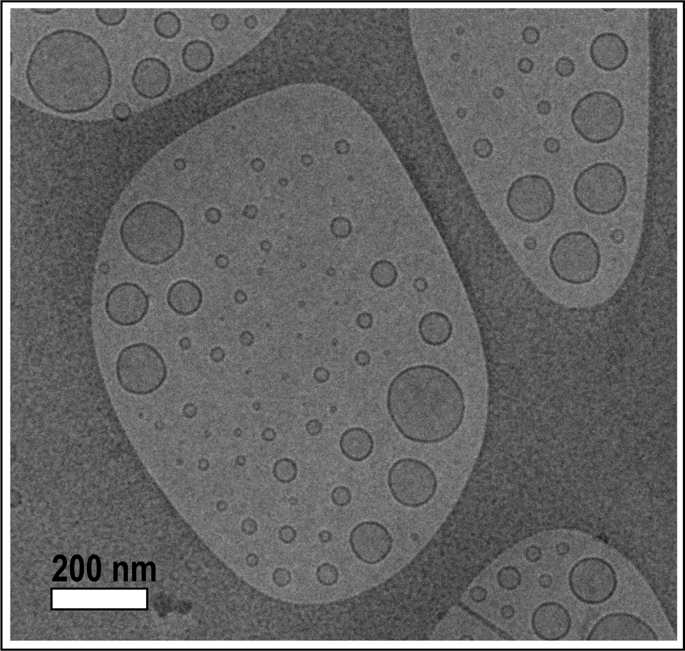
#> input picture notebooks/05/image_data/Jiang Photos/Picture2.tif, 685 x 651 px; its folder holds only this picture in this run
$ python 02-getting-image-data.py   (older library calls are emulated)
#> lines starting #> are read from the running program, lines starting #| are printed output that depends on the picture
#!/usr/bin/env python
# coding: utf-8

# # Getting Image Data
#
# The goal of this notebook is to develop a python class for the purpose of counting and labeling flourescent particles captured in images from a prototype for a low-cost medical diagnostic device.
#
# In this notebook we'll consider traditional image processing techniques .. i.e., those that directly operate on an image to extract scientific information without resort to machine learning techniques. We'll save that imoportant discussion for another time.

# ##  Books and References
#
# **Computer Vision Textbooks**
#
# Nixon, Mark, and Alberto Aguado. Feature extraction and image processing for computer vision. Academic press, 2019. [link](https://www.elsevier.com/books/feature-extraction-and-image-processing-for-computer-vision/nixon/978-0-12-814976-8?countrycode=US&format=print&utm_source=google_ads&utm_medium=paid_search&utm_campaign=usashoppinglr&gclid=Cj0KCQiA7oyNBhDiARIsADtGRZYaMYLGnWyLuobOVDBjKabaFfe8nSTA5m2zmH0BYBN_AFdnKwpU_jkaArGkEALw_wcB&gclsrc=aw.ds)
#
# Szeliski, Richard. Computer vision: algorithms and applications. Springer Science & Business Media, 2010. [[Hesburgh Library](https://link-springer-com.proxy.library.nd.edu/book/10.1007%2F978-1-84882-935-0)][[Szeliski Web Page and Materials](https://szeliski.org/Book/)][[Preprint of 2nd Edition](https://www.dropbox.com/s/8bf4feleifhrvl6/SzeliskiBookDraft_20210930.pdf?dl=0)]
#
# **Programming Books**
#
# Howse, Joseph, and Joe Minichino. Learning OpenCV 4 Computer Vision with Python 3: Get to grips with tools, techniques, and algorithms for computer vision and machine learning. Packt Publishing Ltd, 2020.
#
# Villán, Alberto Fernández. Mastering OpenCV 4 with Python: A practical guide covering topics from image processing, augmented reality to deep learning with OpenCV 4 and Python 3.7. Packt Publishing Ltd, 2019.
#
# Pajankar, Ashwin. Raspberry Pi Computer Vision Programming: Design and implement computer vision applications with Raspberry Pi, OpenCV, and Python 3. Packt Publishing Ltd, 2020. [Amazon](https://www.amazon.com/Raspberry-Computer-Vision-Programming-applications/dp/1800207212)
#
# **Papers**
#
# Coelho, L.P. 2013. Mahotas: Open source software for scriptable computer vision. Journal of Open Research Software 1(1):e3, DOI: http://dx.doi.org/10.5334/jors.ac
#
# Van Noorden, Richard. "Publishers launch joint effort to tackle altered images in research papers." Nature (2020). https://doi.org/10.1038/d41586-020-01410-9
#
# **Blogs and Postings**
#
# * [Introduction to Computer Vision Using OpenCV and the Raspberry Pi](https://www.circuitbasics.com/introduction-to-computer-vision-using-opencv-and-raspberry-pi/)
#
# **Digital Camera Sensors for Spectrophotometry**
#
# Digital camera sensors commonly employ a color filter array to replicate the
#
# * Solli, Martin, et al. "Digital camera characterization for color measurements." Proceedings of 2005 Beijing International Conference on Imaging: Technology and Applications for the 21st Century. Beijing (China). 2005.
#
# * Solli, Martin. Filter characterization in digital cameras. Institutionen för teknik och naturvetenskap, 2004. [pdf](https://www.diva-portal.org/smash/get/diva2:20007/fulltext01.pdf)
#
# * Imai, Francisco H., and Roy S. Berns. "Spectral estimation using trichromatic digital cameras." Proceedings of the International Symposium on Multispectral Imaging and Color Reproduction for Digital Archives. Vol. 42. Chiba University Chiba, Japan, 1999. [pdf](http://www.rit-mcsl.org/Lippman2000/Spectral/TechnicalPapers/SpecEstimRGBCamera_Chiba99.pdf)
#
# * Westland, Stephen, Caterina Ripamonti, and Vien Cheung. Computational colour science using MATLAB. John Wiley & Sons, 2012.
#
#

# ## Python Packages for Computer Vision
#
# See https://www.analyticsvidhya.com/blog/2021/04/top-python-libraries-for-image-processing-in-2021/ for a survey of Python libraries for image processing.
#
# **Standard Python Libaries**
#
# One of the very nice aspects of image processing with Python is the wide adoption of basic NumPy arrays to represent image data. This facilitates the use of methods from multiple packages for a particular project.
#
# * [NumPy]() NumPy provides the basic multi-dimensional array data structure used by other image processing libraries.
#
# * [Matplotlib]() Matplotlib incudes functions to read image files in several common formats, and display images.
#
# * [scipy.ndimage](https://docs.scipy.org/doc/scipy/tutorial/ndimage.html) SciPy provides a useful collection of image processing algorithms.
#
# * [scikit-image](https://scikit-image.org/) A library designed to interoperate with NumPy and SciPy.ndimage libraries.
#
# **Pure Python Libraries**
#
# * [Pillow](https://pillow.readthedocs.io/en/stable/) A fork of the original Python image library (PIL), Pillow is one of the most important Python libraries for image processing, and the foundation for many other packages. For x86 architectures, [Pillow-SIMD](https://github.com/uploadcare/pillow-simd) is a fork that "follows" Pillow to provide algorithms tuned to the x86 SIMD hardware.
#
# * [Imageio](https://github.com/imageio/imageio) Imageio is a cross-platform, pure Python library to read and write images, video, volumetric data, and scientific formats. This is a good, lightweight choice if the reading and writing files in multiple formats is the primary purpose.
#
# **Full Featured Computer Vision Packages**
#
# * [OpenCV/cv2](https://opencv.org/) OpenCV is a C++ library  launched in 1999 at Intel Research to advance real-time computer vision. In 2011 is was taken over by the non-profit foundation OpenCV.org. OpenCV is widely used with mulitple language bindings, full ecosystem of third party documentation, training courses, and [books](https://opencv.org/books/). The Python bindings are accessed by importing the cv2 Python module.
#
# * [Mahotas](https://mahotas.readthedocs.io/en/latest/) A computer vision library written in Python and CPython. While OpenCV is the fastest package, the lack of type checking can result in hard crashes. Mahotas includes type checking with some loss of speed. A paper describing the package is available http://doi.org/10.5334/jors.ac.
#
# * [SimpleITK]() The Natonal Library of Medicine Insight Segmentation and Registration Toolkit (ITK). [book](https://itk.org/ItkSoftwareGuide.pdf)
#
# **Photo Conversion and Management Tools**
#
# * [ImageMagick](https://imagemagick.org) ImageMagick is a widely-used, full-featured package  to create, edit, compose, and convert images. It is available on all major platforms including the Raspberry Pi OS. [Wand](https://pypi.org/project/Wand/) is a Python binding to the ImageMagick API. See https://www.pythonpool.com/imagemagick-python/ for information using Wand and ImageMagick.
#
# * [XnView MP](https://www.xnview.com/en/xnviewmp/) A commercial digital asset management tool available on Windows, Mac OS, and Linux. There are many alternatives on the market.
#
# **Outdated or deprecated libraries**
#
# These are included here so you know what not to use for your projects.
#
# * [cImage](https://github.com/bnmnetp/cImage) A simple image processing library for Python. Intended for use in introductory computer science courses. Uses PIL.
#
# * [PIL]() Python image library. Hasn't been updated since 2009, now outdated and insecure. Largely been replaced by Pillow, a friendly fork of PIL.
#
# * [SimpleCV](http://simplecv.org/) An open source Python library based on OpenCV designed for rapid development of cmputer vision applications, with accompanying book from Reilly Media. There's no evidence of continued development, and not compatible with recent versions of Python 3.

# ### File Formats
#
# For this case study we will be developing techniques to analyze images stored as computer files. Later we may consider applying these techniques to a live video stream, but for now we'll use stored images.
#
# Things to know about image files.
#
# * *Raster* versus *vector* images. Image sensors produce raster images.
#
#
# * Image files can get large, and are often stored in some sort of compressed form.
#     * No compression -- not commonly encountered since lossless compression is so straightfforward.
#     * Lossless compression -- techniques to encode the data using fewer characters. The most common method of storing raw image data.
#     * Lossy compression -- willing to sacrifice some image detail for significantly reduced storage requirements. This technology enables jpeg, mpeg, and video streaming protcols.
#
#
# * The suffix of an image file usually (i.e., no guarantee) indicates the image file format.
#     * .svg, .dxf, .eps, .pdf -- Vector "document" files which can contain multiple elements in addition to the vector graphics. SVG (scalable vector graphics) is supported by most browsers
#     * .png -- The most frequently used losslessly compressed raster image file format widely supported by web browsers. Unlike .jpg, .png allows a transparency channel.  It has largely replaces GIF (Graphics Interchange Format) which is now used primarily for simple animations.
#     * .tiff/.tif -- Tagged Image File Format was introduced to support cross-platform photo editing. Note that .tif files may encode lossy image formats.
#     * .dng, .raw, and other raw formats -- Formats that encode the data directly sampled from the image sensor. Useful for post-processing images, and re-processing images.
#     * .jpeg/.jpg -- perhaps the most common standard for image files. This is a lossy format, and can be very lossy in extreme cases.
#
# General recommendations for scientific use.
#
# * Use lossless image formats when possible. Store the original as a master file. Use a file naming convention to track derivatives of the original image.
# * Use .png for line art, graphics, especially for web use.
# * Use high quality .jpg for photographs and realistic images. Be careful with "generational loss". Always use sRGB color space which is, by far, the most common color space used for .jpg files.
# * When possible lossless .tif, .dng, and raw formats to capture and archive original image data.

# ## Image Metadata
#
# Image files also carry *meta-data* providing additional information about the image. There several different standards for meta data, the most common being *exif* data embedded in the image file, or a companion *.xmp* file hold data in the [Extensible Image File Format](https://en.wikipedia.org/wiki/Exif)  Metadata Platform format. **exiftool** is a command line tool included with many operating systems.
#
# [Description of Exif file format](https://www.media.mit.edu/pia/Research/deepview/exif.html)

# In[1]:


import glob
from PIL import Image
from PIL.ExifTags import TAGS

# print list of all files in a directory
path = "./image_data/Jiang Photos/"
files = glob.glob(path + '*')
for file in files:
    print(file)


# In[2]:


# get all files in directory
for file in glob.glob(path + '*'):

    # display thumbnail
    im_thumb = Image.open(file)
#> im_thumb is the input picture: PIL image 685x651 RGBA; mean R, G, B, A 103.9, 103.9, 103.9, 255
    im_thumb.thumbnail((100, 100))
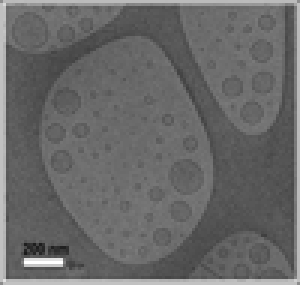
#> im_thumb: PIL image 100x95 RGBA (shown 3 times larger); mean R, G, B, A 104.6, 104.6, 104.6, 255
    print(f"\n{file}")
    display(im_thumb)

    im = Image.open(file)
    exifdata = im.getexif()
    for tag in exifdata.keys():
        print(TAGS.get(tag), end=": ")
        print(exifdata[tag])
#> this loop made 16 passes
#> tag on passes 1 to 12: 256, 257, 258, 259, 262, 296, 273, 338, 277, 278, 279, 282
#> (printed output is left out)


# ## More Examples of Image Metadata

# In[42]:


im = Image.open("image_data/25-miniM.tif")
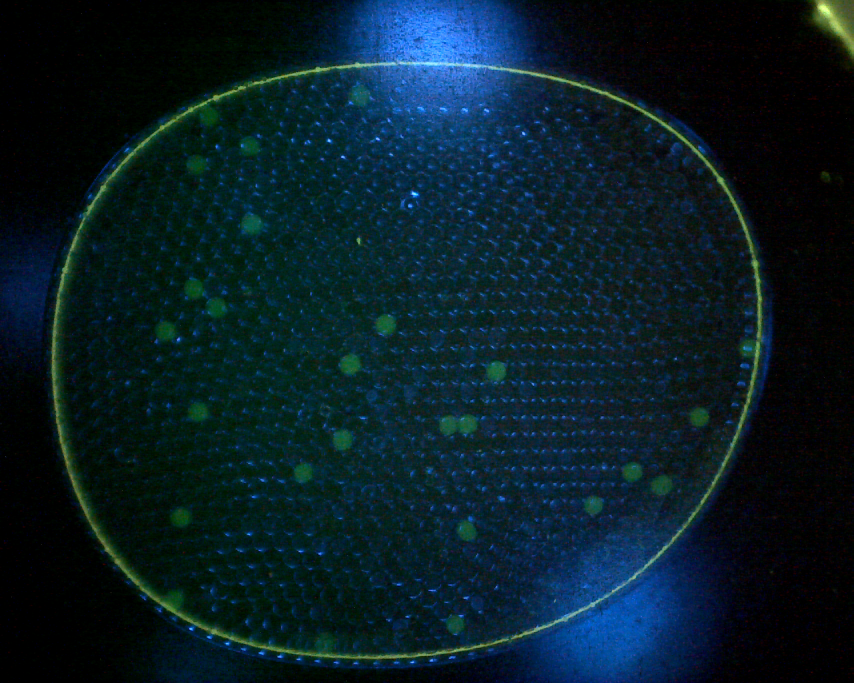
#> input picture notebooks/05/image_data/25-miniM.tif, 2560 x 2048 px, found by its file name (shown at 1/3 size)
#> im is the input picture: PIL image 2560x2048 RGB; mean R, G, B 8.5, 29.5, 38
exifdata = im.getexif()
for tag in exifdata.keys():
    print(TAGS.get(tag), end=": ")
    print(exifdata[tag])


# In[43]:


get_ipython().system('/usr/local/bin/exiftool image_data/25-miniM.tif')


# What's not present in this example?  (Hint: What colors are being displayed?)
#
# Here's the exif data for a photograph prepared through a typical photographer's workflow: RAW --> Noise Reduction --> Adobe Lightroom --> .jpg for export. Carefully look for the color space data.

# In[45]:


im = Image.open("image_data/eagles-photo-low-quality.jpg")
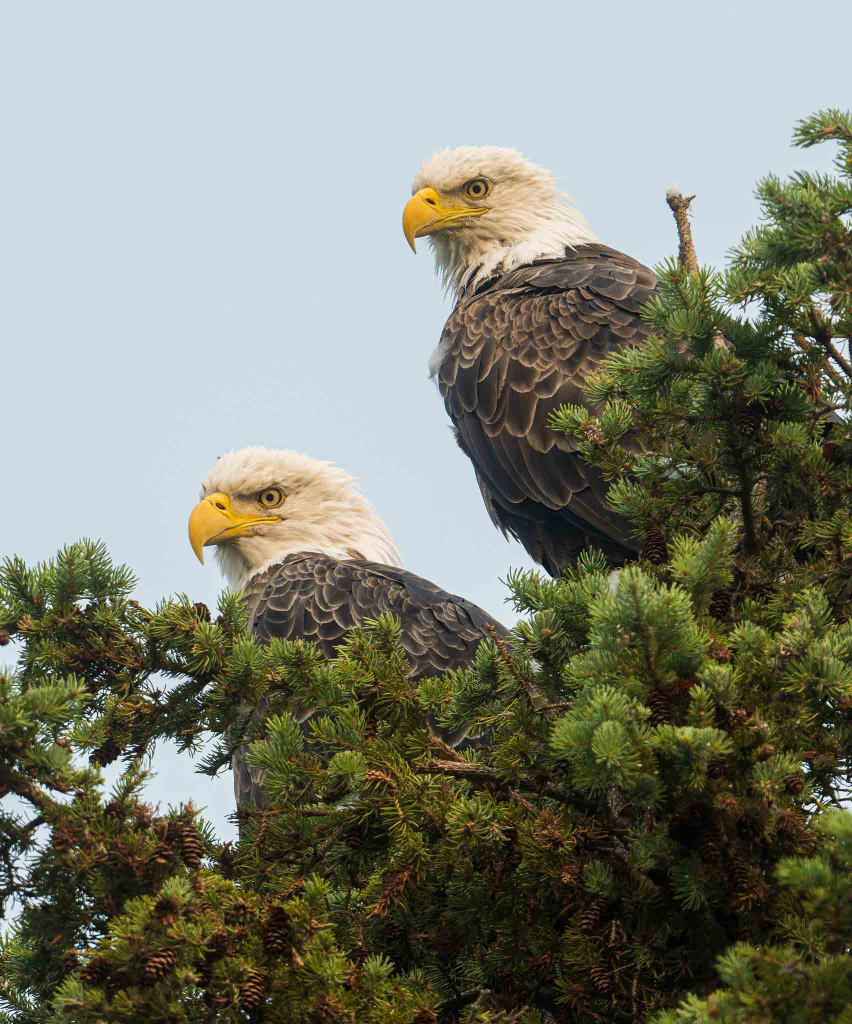
#> input picture notebooks/05/image_data/eagles-photo-low-quality.jpg, 1704 x 2048 px, found by its file name (shown at 1/2 size)
#> im is the input picture: PIL image 1704x2048 RGB; mean R, G, B 126.3, 129.1, 115.4
exifdata = im.getexif()
for tag in exifdata.keys():
    print(TAGS.get(tag), end=": ")
    print(exifdata[tag])
#> this loop made 10 passes
#> tag on passes 1 to 10: 34853, 296, 34665, 271, 272, 305, 306, 33432, 282, 283

print()
get_ipython().system('/usr/local/bin/exiftool image_data/eagles-photo-low-quality.jpg')


# ### Calibrating Monitors
#
# Accurate color reproduction requires color management from source to display. At each Color management is now a standard part of most operating systems

# In[ ]:
